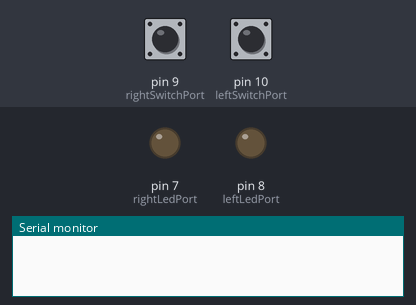
This sketch was run on a simulated Arduino Uno, built with avr-gcc and run on an emulated ATmega328P. Parts: output pins drawn as LEDs (lit = HIGH), the last lines printed to the serial monitor. Inputs (shaded band) come from the test bench; at power-on: pin 10 (leftSwitchPort) HIGH, pin 9 (rightSwitchPort) HIGH.

Above: at 2.2 s.
2.3 s: pin 10 (leftSwitchPort) pulled LOW for 0.15 s
At 2.38 s:
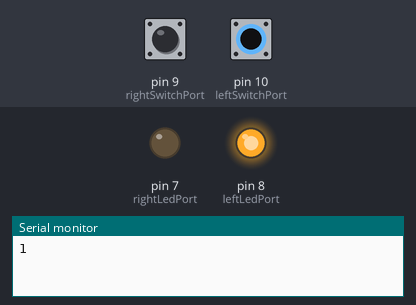
3.9 s: pin 9 (rightSwitchPort) pulled LOW for 0.15 s
At 3.98 s:
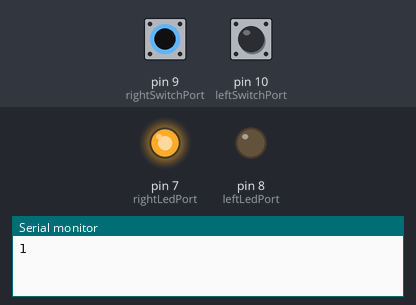
5.5 s: pin 9 (rightSwitchPort) pulled LOW for 3.2 s
At 9.9 s:
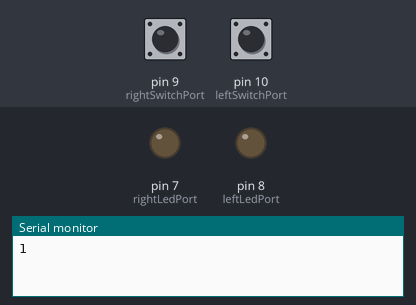
10.2 s: pin 10 (leftSwitchPort) pulled LOW for 3.2 s
At 11.1 s:
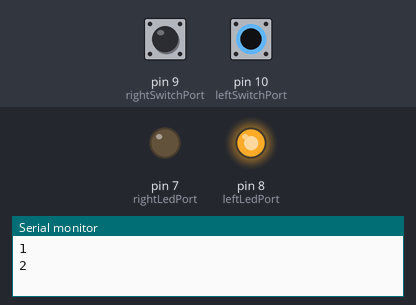
14.9 s: pin 9 (rightSwitchPort) driven LOW and pin 10 (leftSwitchPort) driven LOW
At 16.1 s:
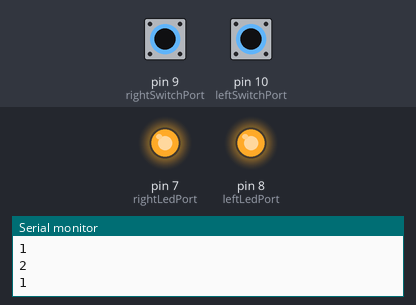
Timing chart, 0 to 17.4 s (numbered marks = the images above; inputs shaded):
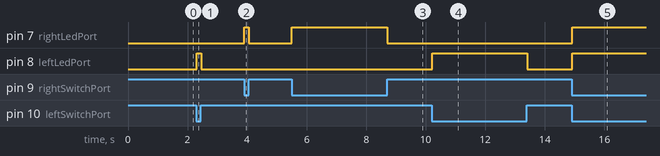

Measured:
- after the input at 2.3 s, pin 8 (leftLedPort): LOW → HIGH at once, → LOW 0.16 s later
- after the input at 3.9 s, pin 7 (rightLedPort): LOW → HIGH at once, → LOW 0.16 s later
- after the input at 5.5 s, pin 7 (rightLedPort): LOW → HIGH at once, → LOW 3.2 s later
- after the input at 10.2 s, pin 8 (leftLedPort): LOW → HIGH at once, → LOW 3.2 s later
- after the input at 14.9 s, pin 7 (rightLedPort), pin 8 (leftLedPort): LOW → HIGH at once

The sketch:

busy_wait_linear_encoder.ino
```cpp
/*
  Test Reed Switch Quadrature Encoder
  @author Enrique Albertos
  @link https://www.element14.com/community/community/design-challenges/design-for-a-cause-2021/

*/

// Port connections
int leftSwitchPort = 10; // switch to ground + internal pull-up resistor. Negative logic LOW when switch is closed
int rightSwitchPort = 9;  // switch to ground + internal pull-up resistor. Negative logic LOW when switch is closed
int leftLedPort = 8; // positive logic. HIGH turn on the LED
int rightLedPort = 7; // positive logic. HIGH turn on the LED

void setup() {
  // set port switches with internal 20K pull up resistors
  pinMode (leftSwitchPort, INPUT_PULLUP);
  pinMode (rightSwitchPort, INPUT_PULLUP);

  // set debugging LEDs ports
  pinMode (leftLedPort, OUTPUT);
  pinMode (rightLedPort, OUTPUT);

  Serial.begin (9600);
  delay(1000); // wait for serial port
}

void loop() {
  static int encoderPosition = 0;
  static int leftSwitchPortLast = LOW;
  // switches are in negative logic. Negate
  int leftSwitchState = !digitalRead(leftSwitchPort);
  int rightSwitchState = !digitalRead(rightSwitchPort);

  // Light leds for debugging
  digitalWrite(leftLedPort, leftSwitchState);
  digitalWrite(rightLedPort, rightSwitchState);
  if ((leftSwitchPortLast == LOW) && (leftSwitchState == HIGH)) {
    if (rightSwitchState == LOW) {
      encoderPosition++;
    } else {
      encoderPosition--;
    }
     Serial.println(encoderPosition);
  }
  leftSwitchPortLast = leftSwitchState;
  // debouncing switches
  delay(20);
}
```
